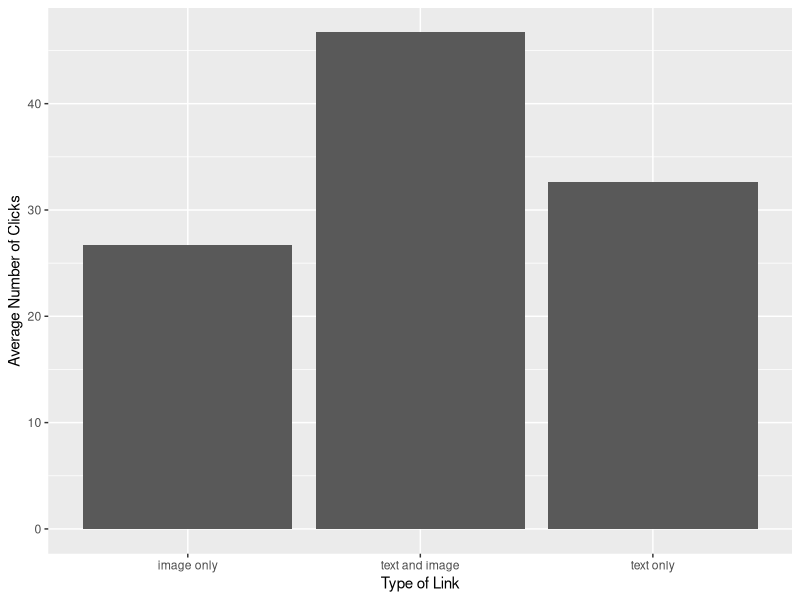
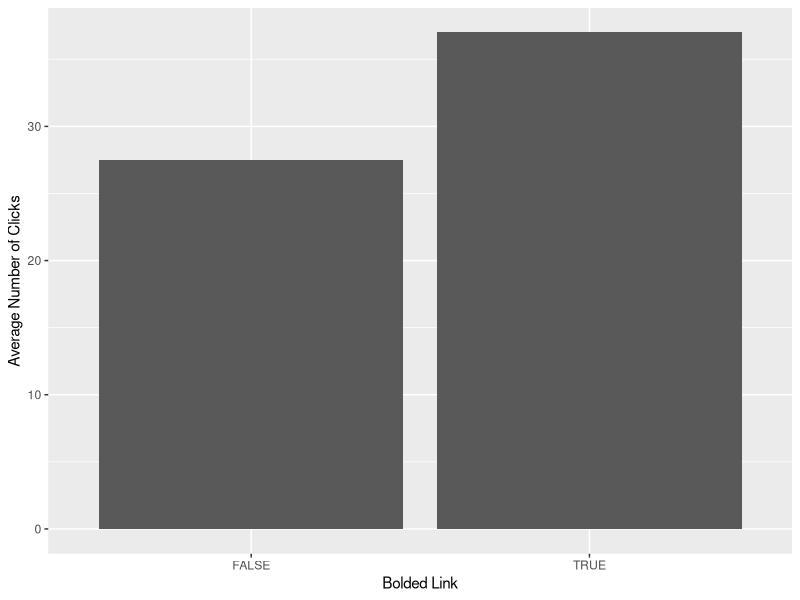
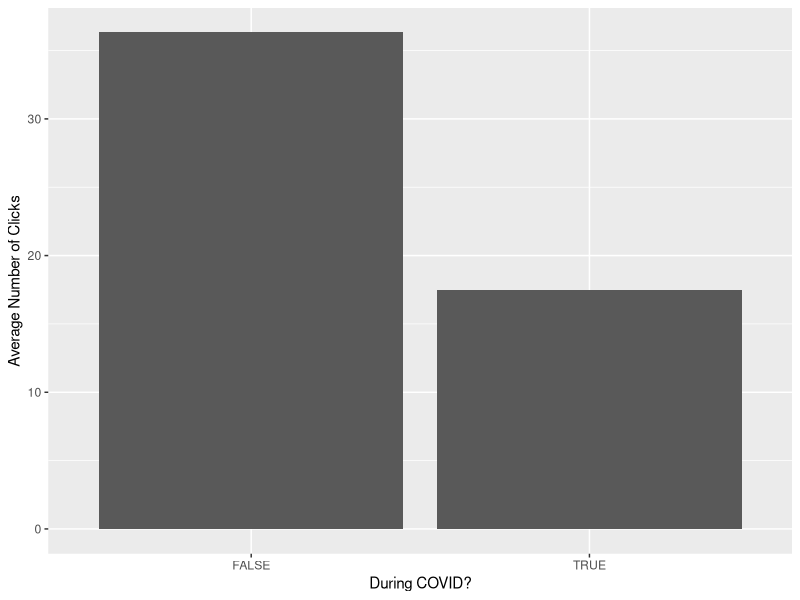
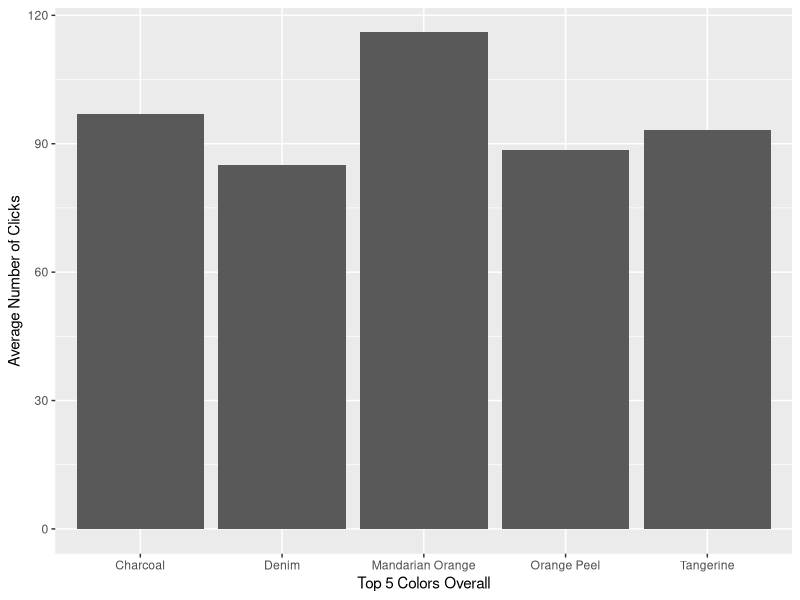
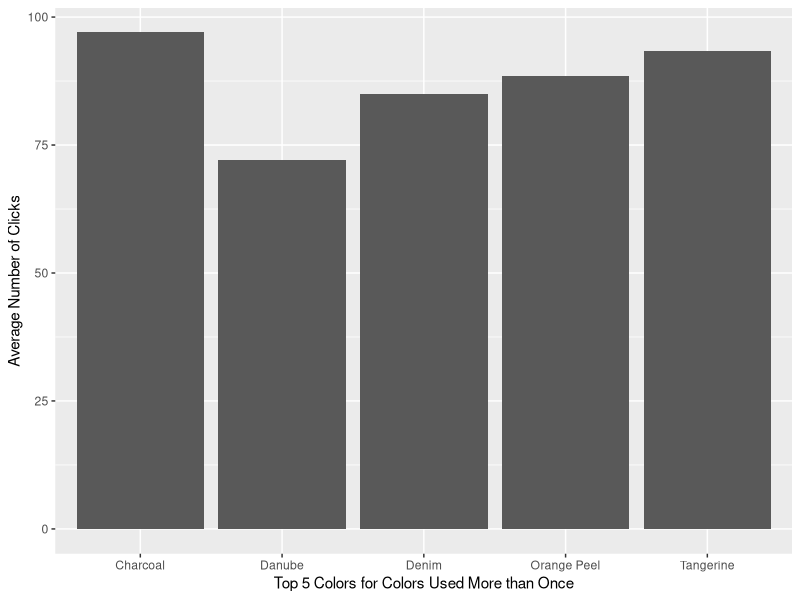
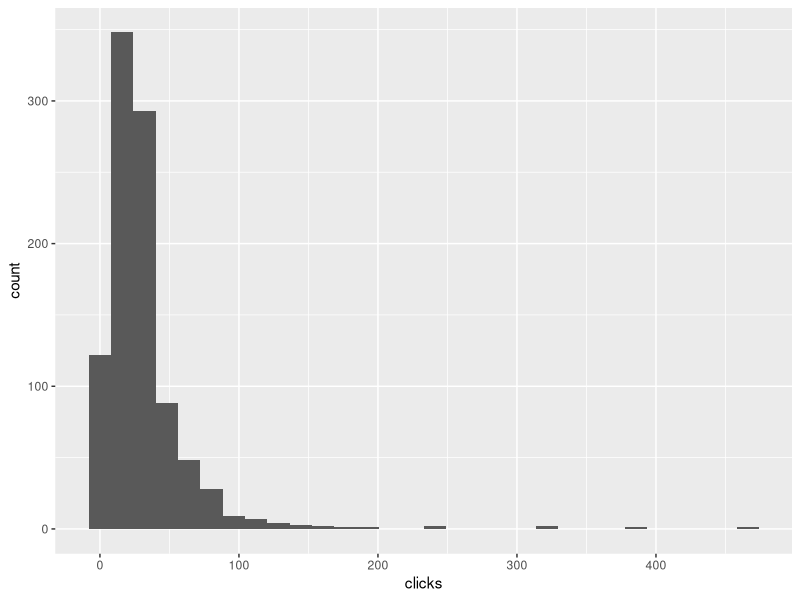
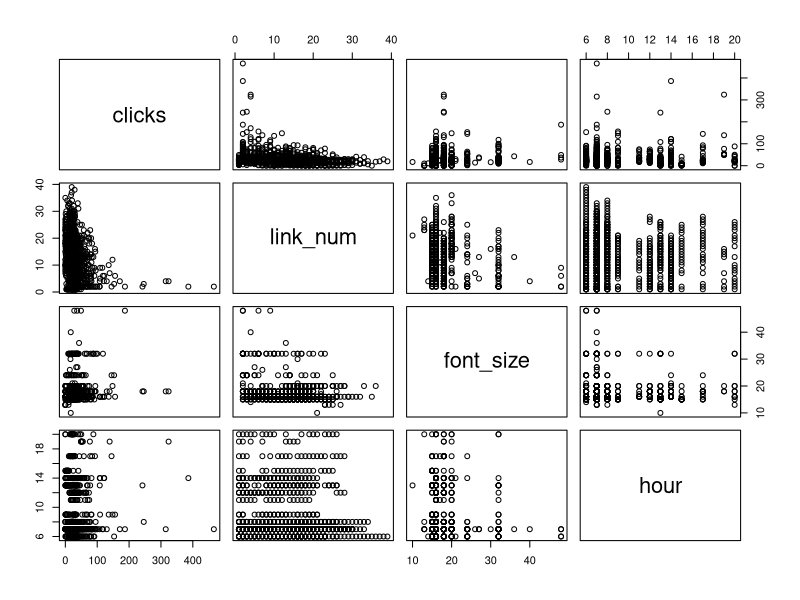
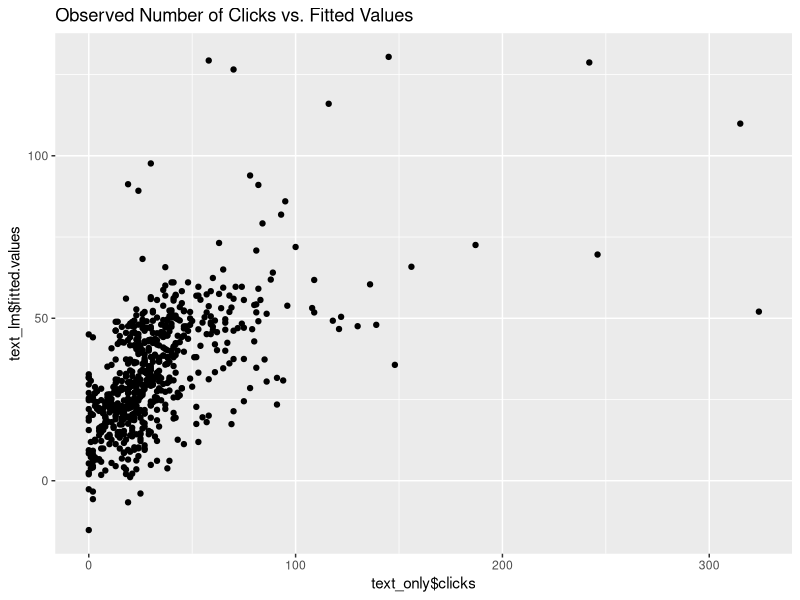

Write the R code that produced these figures, in order. (Note: this script raises an error after producing the figures.)
########################################################################
# Create a simple model between the link characteristics and the click count
########################################################################
library(ggplot2)
library(chron)
library(stats)

link_char_count <- read.csv("full_link_dataset.csv")

# Note that a missing click count actually indicates no clicks and not missing
link_char_count_date_clean <- link_char_count
link_char_count_date_clean[is.na(link_char_count$clicks),]$clicks <- 0

# correct the date sent column due to these "missing" click counts
date_map <- unique(link_char_count[is.na(link_char_count$date_sent) == FALSE, cbind('date', 'date_sent')])
colnames(date_map) <- c('date', 'date_sent_clean')
  # convert to datetime object
date_map$date_sent_clean <- strptime(date_map$date_sent_clean, "%m/%d/%y %H:%M:%S", tz = '')

  # Add in an hour variable
date_map$hour <- sapply(date_map$date_sent_clean, hours)

  # Add in a COVID-19 indicator
covid <- as.Date(strptime('03/12/20', '%m/%d/%y'))
date_map$covid_ind <- as.Date(strptime(date_map$date, '%m/%d/%y')) < covid

link_char_count_date_clean <- merge(link_char_count_date_clean, date_map)

# remove missing link numbers and duplicate entries
cond1 <- is.na(link_char_count_date_clean$link_num) == FALSE
cond2 <- link_char_count_date_clean$dup_after_first == FALSE
link_char_count_clean <- link_char_count_date_clean[(cond1) & (cond2),]

# Add in a counter variable
link_char_count_clean$count = 1

# Split into image, text without image, and text with image
link_char_count_clean$type = 'image only'
link_char_count_clean[(link_char_count_clean$is_image == FALSE) & 
                        (link_char_count_clean$image_assoc == FALSE),]$type = 'text only'
link_char_count_clean[(link_char_count_clean$is_image == FALSE) & 
                        (link_char_count_clean$image_assoc == TRUE),]$type = 'text and image'

# Get the average number of times a link was clicked based on whether it was a picture or not
prop_df <- aggregate(cbind(clicks, count) ~ type, data = link_char_count_clean, FUN = sum)
prop_df$mean <- prop_df$clicks/prop_df$count
ggplot(data = prop_df, aes(x = type, y = mean)) + geom_bar(stat = 'identity') +
  labs(x = 'Type of Link', y = 'Average Number of Clicks')

# Whether or not it was bolded
prop_df <- aggregate(cbind(clicks, count) ~ bolded, data = link_char_count_clean, FUN = sum)
prop_df$mean <- prop_df$clicks/prop_df$count
ggplot(data = prop_df, aes(x = bolded, y = mean)) + geom_bar(stat = 'identity') +
  labs(x = 'Bolded Link', y = 'Average Number of Clicks')

# Were people more or less active during COVID?
  # average number of times a link was clicked before and during COVID
prop_df <- aggregate(cbind(clicks, count) ~ covid_ind, data = link_char_count_clean, FUN = sum)
prop_df$mean <- prop_df$clicks/prop_df$count
ggplot(data = prop_df, aes(x = covid_ind, y = mean)) + geom_bar(stat = 'identity') +
  labs(x = 'During COVID?', y = 'Average Number of Clicks')

# top 5 colors overall
prop_df <- aggregate(cbind(clicks, count) ~ color_name, data = link_char_count_clean, FUN = sum)
prop_df$mean <- prop_df$clicks/prop_df$count
prop_df <- na.omit(prop_df)
top5 <- prop_df[order(-prop_df$mean),][1:5,]
ggplot(data = top5, aes(x = color_name, y = mean)) + geom_bar(stat = 'identity') +
  labs(x = 'Top 5 Colors Overall', y = 'Average Number of Clicks')

# top 5 colors that were used more than once
used2x <- prop_df[prop_df$count>1,]
top5 <- used2x[order(-used2x$mean),][1:5,]
ggplot(data = top5, aes(x = color_name, y = mean)) + geom_bar(stat = 'identity') +
  labs(x = 'Top 5 Colors for Colors Used More than Once', y = 'Average Number of Clicks')

# Look at the distribution of the number of clicks
ggplot(data = link_char_count_clean) + geom_histogram(aes(x = clicks))
click_dist <- aggregate(count~clicks, data = link_char_count_clean, FUN = sum)

# Look at the other variables
pairs(link_char_count_clean[c('clicks', 'link_num', 'font_size', 'hour')])

# Consider only links with text (text only or text and image)
text_only <- link_char_count_clean[link_char_count_clean$type != 'image only',]
text_only <- text_only[c('clicks', 'link_num', 'bolded', 'font_color', 'font_size',
                         'hour', 'covid_ind', 'image_assoc')]
text_only <- na.omit(text_only)

text_lm <- lm(clicks ~ link_num + bolded + font_color + font_size + hour + covid_ind + image_assoc,
              data = text_only)

ggplot() + geom_point(aes(text_only$clicks, text_lm$fitted.values)) + 
  labs(title = 'Observed Number of Clicks vs. Fitted Values')

plot(text_only$clicks, text_lm$fitted.values)

# check a boxcox transformation of the clicks
text_only[text_only$clicks == 0,]$clicks <- 500
boxcox(text_lm)

# transform the number of clicks
text_only$sqrt_click <- sqrt(text_only$clicks)

text_lm_sqrt <- lm(sqrt_click ~ link_num + bolded + font_color + font_size + hour + covid_ind + image_assoc,
                   data = text_only)

plot(text_only$sqrt_click, text_lm$fitted.values)
qqnorm(text_lm$residuals)
qqline(text_lm$residuals)

plot(text_only$link_num, text_lm$residuals)
plot(text_only$font_size, text_lm$residuals)
plot(text_only$hour, text_lm$residuals)

# Check against a Poisson/Negative Binomial Link
text_glm <- glm(clicks ~ link_num + bolded + font_color + font_size + hour + covid_ind + image_assoc,
                family = quasipoisson(link = 'log'), data = text_only)

plot(text_only$clicks, text_glm$fitted.values)
